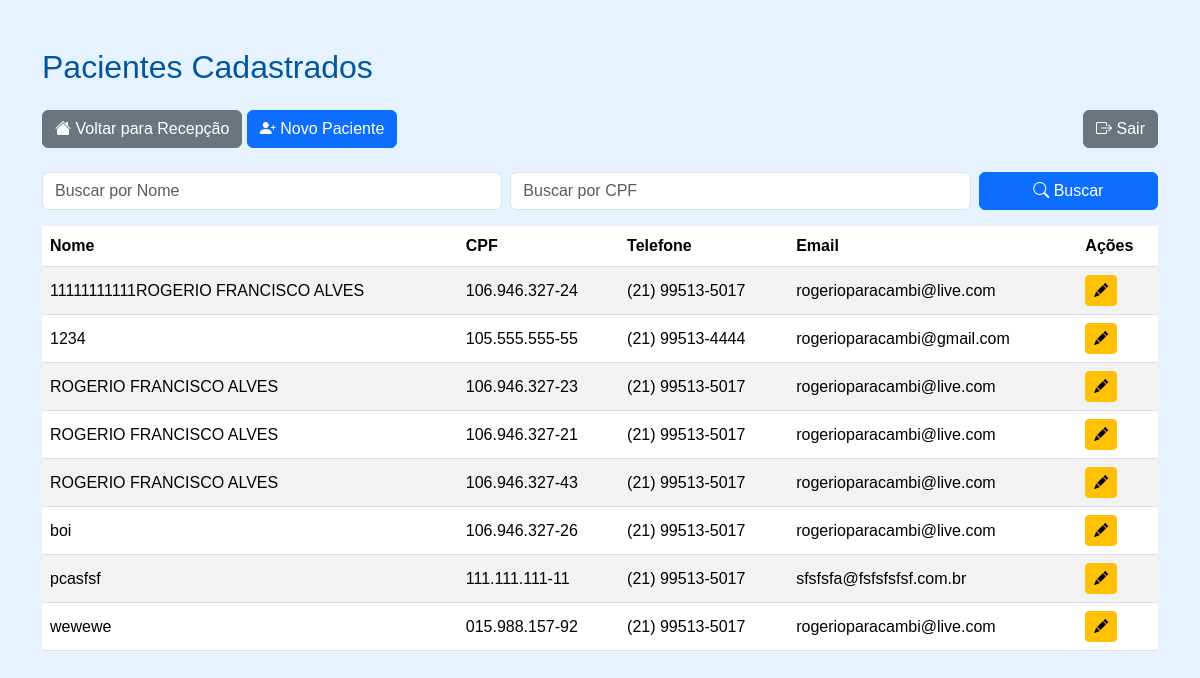
/pacientes/, run on an earlier commit of the app's database.
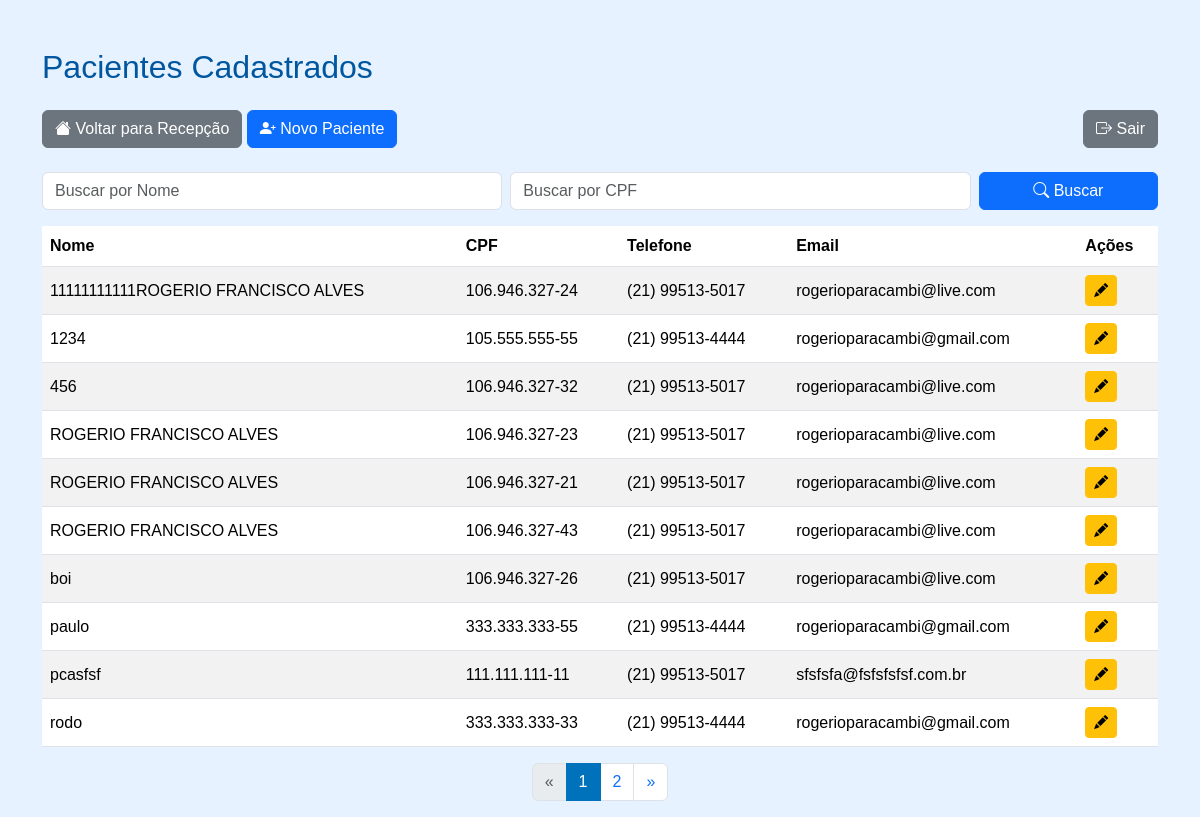
And on a later commit of the database.
### paciente/models.py (models this page shows, shortened)
class Paciente(models.Model):
    nome = models.CharField(max_length=100)
    cpf = models.CharField(
        max_length=14,
        unique=True,
        validators=[RegexValidator(r'^\d{3}\.\d{3}\.\d{3}-\d{2}$', 'CPF inválido! Use XXX.XXX.XXX-XX')]
    )
    data_nascimento = models.DateField()
    telefone = models.CharField(
        max_length=15,
        validators=[RegexValidator(r'^\(\d{2}\)\s\d{4,5}-\d{4}$', 'Telefone inválido! Use (XX) XXXXX-XXXX')]
    )
    email = models.EmailField(blank=True, null=True)
    endereco = models.TextField(blank=True, null=True)
    cartao_sus = models.CharField(max_length=18, blank=True, null=True)

### paciente/views.py (the view)
# urls.py: path('', views.paciente_list, name='paciente_list'),
def paciente_list(request):
    pacientes = Paciente.objects.all().order_by('nome')  # Ordena por nome
    nome_query = request.GET.get('nome', '')
    cpf_query = request.GET.get('cpf', '')
    if nome_query:
        pacientes = pacientes.filter(nome__icontains=nome_query)
    if cpf_query:
        pacientes = pacientes.filter(cpf__icontains=cpf_query)
    paginator = Paginator(pacientes, 10)  # 10 pacientes por página
    page_number = request.GET.get('page')
    page_obj = paginator.get_page(page_number)
    context = {
        'page_obj': page_obj,
        'nome_query': nome_query,
        'cpf_query': cpf_query,
    }
    return render(request, 'paciente/list.html', context)

### paciente/templates/paciente/list.html (shortened to what this page needs)
<!DOCTYPE html>
<html lang="pt-br">
<head>
    <link rel="stylesheet" href="https://cdn.jsdelivr.net/npm/bootstrap@5.3.2/dist/css/bootstrap.min.css">
    <link rel="stylesheet" href="https://cdn.jsdelivr.net/npm/bootstrap-icons@1.10.5/font/bootstrap-icons.css">
</head>
<body>
<div class="container mt-5">
    <h2 class="mb-4">Pacientes Cadastrados</h2>
    <div class="mb-3 d-flex justify-content-between flex-wrap">
        <div class="mb-2">
            <a href="../recepcao" class="btn btn-secondary"><i class="bi bi-house-fill"></i> Voltar para Recepção</a>
            <a href="{% url 'paciente_create' %}" class="btn btn-primary"><i class="bi bi-person-plus-fill"></i> Novo Paciente</a>
        </div>
        <div>
            <a href="{% url 'logout' %}" class="btn btn-secondary"><i class="bi bi-box-arrow-right"></i> Sair</a>
        </div>
    </div>
    <div class="mb-3">
        <form method="get" class="row g-2">
            <div class="col-md-5">
                <input type="text" name="nome" class="form-control" placeholder="Buscar por Nome" value="{{ nome_query }}">
            </div>
            <div class="col-md-5">
                <input type="text" name="cpf" class="form-control" placeholder="Buscar por CPF" value="{{ cpf_query }}">
            </div>
            <div class="col-md-2">
                <button type="submit" class="btn btn-primary w-100"><i class="bi bi-search"></i> Buscar</button>
            </div>
        </form>
    </div>
    <table class="table table-striped table-hover align-middle">
        <thead>
            <tr>
                <th>Nome</th>
                <th>CPF</th>
                <th>Telefone</th>
                <th>Email</th>
                <th>Ações</th>
            </tr>
        </thead>
        <tbody>
            {% for paciente in page_obj %}
            <tr>
                <td>{{ paciente.nome }}</td>
                <td>{{ paciente.cpf }}</td>
                <td>{{ paciente.telefone }}</td>
                <td>{{ paciente.email }}</td>
                <td class="btn-actions">
                    <a href="{% url 'paciente_edit' paciente.id %}" class="btn btn-sm btn-warning" title="Editar">
                        <i class="bi bi-pencil-fill"></i>
                    </a>
                </td>
            </tr>
            {% empty %}
            <tr>
                <td colspan="5" class="text-center">Nenhum paciente encontrado.</td>
            </tr>
            {% endfor %}
        </tbody>
    </table>
    {% if page_obj.has_other_pages %}
    <nav aria-label="Paginação">
        <ul class="pagination justify-content-center">
            {% if page_obj.has_previous %}
            <li class="page-item">
                <a class="page-link" href="?page={{ page_obj.previous_page_number }}&nome={{ nome_query }}&cpf={{ cpf_query }}" aria-label="Anterior">
                    &laquo;
                </a>
            </li>
            {% else %}
            <li class="page-item disabled"><span class="page-link">&laquo;</span></li>
            {% endif %}
            {% for num in page_obj.paginator.page_range %}
                {% if page_obj.number == num %}
                <li class="page-item active"><span class="page-link">{{ num }}</span></li>
                {% elif num > page_obj.number|add:-3 and num < page_obj.number|add:3 %}
                <li class="page-item">
                    <a class="page-link" href="?page={{ num }}&nome={{ nome_query }}&cpf={{ cpf_query }}">{{ num }}</a>
                </li>
                {% endif %}
            {% endfor %}
            {% if page_obj.has_next %}
            <li class="page-item">
                <a class="page-link" href="?page={{ page_obj.next_page_number }}&nome={{ nome_query }}&cpf={{ cpf_query }}" aria-label="Próximo">
                    &raquo;
                </a>
            </li>
            {% else %}
            <li class="page-item disabled"><span class="page-link">&raquo;</span></li>
            {% endif %}
        </ul>
    </nav>
    {% endif %}
</div>
</body>
</html>

What changed in the data, as far as the page shows it:
no longer on this page (row unchanged): Paciente: nome "wewewe", cpf "015.988.157-92", telefone "(21) 99513-5017", email "rogerioparacambi@live.com"
added Paciente: nome "456", cpf "106.946.327-32", telefone "(21) 99513-5017", email "rogerioparacambi@live.com"
added Paciente: nome "paulo", cpf "333.333.333-55", telefone "(21) 99513-4444", email "rogerioparacambi@gmail.com"
added Paciente: nome "rodo", cpf "333.333.333-33", telefone "(21) 99513-4444", email "rogerioparacambi@gmail.com"
Also different on the page:
new list line: "1"
new list line: "2"
